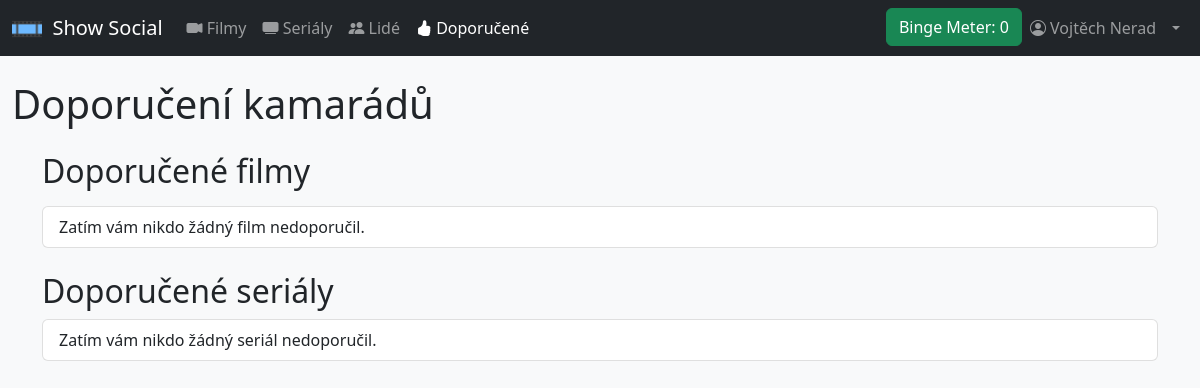
/recommendations.php (signed in), run on an earlier commit of the app's database.
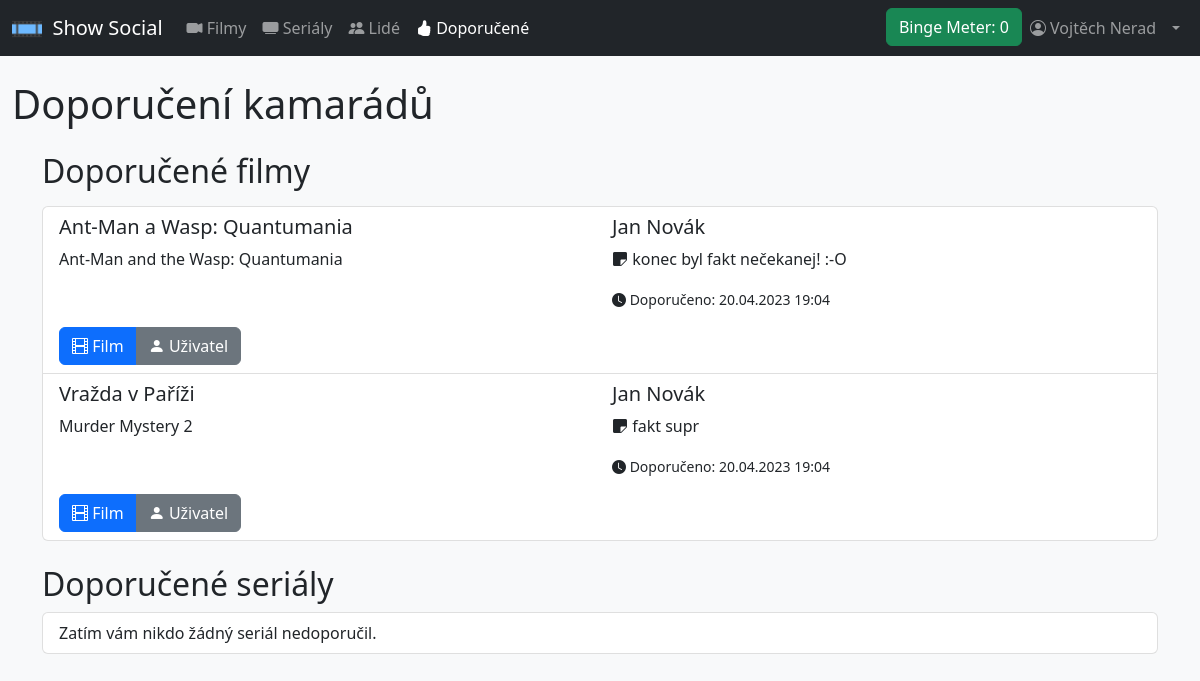
And on a later commit of the database.
### tables this page shows
CREATE TABLE `movie_recommendations` (
  `source_user_id` int(11) NOT NULL,
  `target_user_id` int(11) NOT NULL,
  `movie_id` int(11) NOT NULL,
  `timestamp` timestamp NOT NULL DEFAULT current_timestamp() ON UPDATE current_timestamp(),
  `description` varchar(250) NOT NULL
);

CREATE TABLE `movies` (
  `movie_id` int(11) NOT NULL,
  `title` varchar(100) NOT NULL,
  `original_title` varchar(100) NOT NULL,
  `overview` varchar(1000) NOT NULL,
  `poster_path` varchar(50) NOT NULL,
  `release_date` date NOT NULL,
  `runtime` smallint(6) NOT NULL
);

### includes/navbar.inc.php (called while the page is built, shortened)
<?php
    require_once $_SERVER['DOCUMENT_ROOT'].'/classes/User.class.php';
    if (isset($_SESSION['user_id'])) {
        $user = new User($_SESSION['user_id']);
    }
?>

### classes/dbh.class.php (called while the page is built)
<?php
class Dbh {
    private $host = "db.dw175.webglobe.com";
    private $username = "showsocialuser";
    private $password = "Ayylmao1337";
    private $dbname = "show_social";
    public function connect() {
        $dsn = 'mysql:host=' .  $this->host .';dbname=' . $this->dbname;
        $pdo = new PDO($dsn, $this->username, $this->password);
        $pdo->setAttribute(PDO::ATTR_DEFAULT_FETCH_MODE, PDO::FETCH_ASSOC);
        return $pdo;
    }
}

### classes/User.class.php (called while the page is built, shortened)
<?php
require_once $_SERVER['DOCUMENT_ROOT'].'/classes/dbh.class.php';
class User extends Dbh {
    function getUsersMovieRecommendations() {
        $movieRecommendationsStatement = $this->connect()->prepare('
            SELECT
                movie_recommendations.timestamp as timestamp,
                movie_recommendations.description as description,
                movies.movie_id as movie_id,
                movies.title as title,
                movies.original_title as original_title,
                users.id as source_user_id,
                CONCAT (users.first_name, " ", users.last_name) as full_name,
                users.user_name as user_name
            FROM movie_recommendations
            LEFT JOIN movies
            ON movie_recommendations.movie_id = movies.movie_id
            LEFT JOIN users
            ON movie_recommendations.source_user_id = users.id
            WHERE movie_recommendations.target_user_id = (:user_id)
            ORDER BY movie_recommendations.timestamp DESC;
        ');
        $movieRecommendationsStatement->execute([
            ':user_id' => $_SESSION['user_id'],
        ]);
        $movieRecommendations = $movieRecommendationsStatement->fetchAll();
        return $movieRecommendations;
    }
}

### recommendations.php (the view, shortened to what the changed rows need)
<?php
require_once 'classes/User.class.php';
require_once 'includes/header.inc.php';
echo '<h1 class="mb-4">Doporučení kamarádů</h1>';
echo '<div class="container-sm">';
echo '<h2 class="mb-3">Doporučené filmy</h2>';
$recommendedMovies = $user->getUsersMovieRecommendations();
echo '<div class="list-group mb-4">';
if ($recommendedMovies) {
    foreach ($recommendedMovies as $recommendation) {
        echo '<div class="list-group-item">';
        echo '<div class="row row-cols-md-2 row-cols-1 mb-3">';
        echo '<div class="col">';
        echo '<h5>' . $recommendation['title'] . '</h5>';
        echo '<p>' . $recommendation['original_title'] . '</p>';
        echo '</div>';
        echo '<div class="col">';
        echo '<h5>' . htmlspecialchars($recommendation['full_name']) . '</h5>';
        echo '<p><i class="bi bi-sticky-fill"></i> ' . htmlspecialchars($recommendation['description']) . '</p>';
        $timestamp = date_create($recommendation['timestamp']);
        echo '<small class="text-body-secondary"><i class="bi bi-clock-fill"></i> Doporučeno: ' . htmlspecialchars(date_format($timestamp, 'd.m.Y H:m')) . '</small>';
        echo '</div>';
        echo '</div>';
        echo '<div class="btn-group" role="group" aria-label="Basic example">';
        echo '<a href="movie.php?id=' . $recommendation['movie_id'] . '" class="btn btn-primary"><i class="bi bi-film"></i> Film</a>';
        echo '<a href="user.php?id=' . $recommendation['source_user_id'] . '" class="btn btn-secondary"><i class="bi bi-person-fill"></i> Uživatel</a>';
        echo '</div>';
        echo '</div>';
    }
} else {
    echo '<div class="list-group">';
    echo '<div class="list-group-item">Zatím vám nikdo žádný film nedoporučil.</div>';
    echo '</div>';
}
echo '</div>';
echo '<h2>Doporučené seriály</h2>';
require_once 'includes/footer.inc.php';

What changed in the data, as far as the page shows it:
added movie_recommendations: movie.title "Ant-Man a Wasp: Quantumania", movie.original_title "Ant-Man and the Wasp: Quantumania", full_name "Jan Novák", description "konec byl fakt nečekanej! :-O", timestamp "20.04.2023 19:04"
added movie_recommendations: movie.title "Vražda v Paříži", movie.original_title "Murder Mystery 2", full_name "Jan Novák", description "fakt supr", timestamp "20.04.2023 19:04"
Also different on the page:
text no longer shown: "Zatím vám nikdo žádný film nedoporučil."
